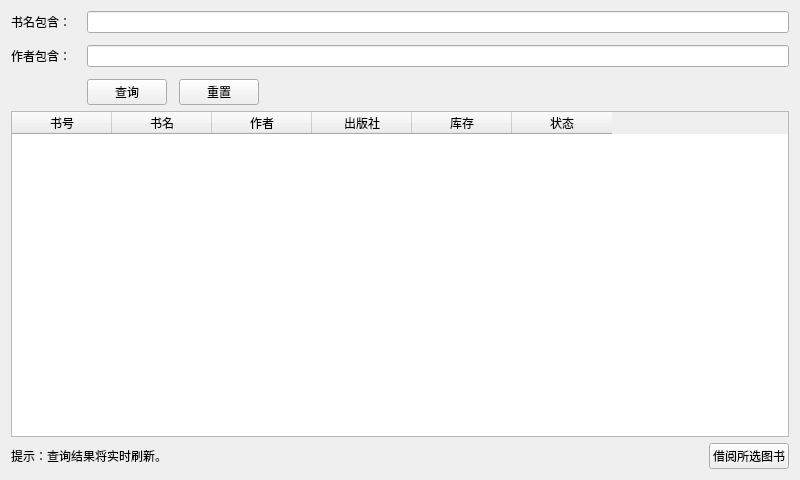
<?xml version="1.0" encoding="UTF-8"?>
<ui version="4.0">
 <class>BookQueryWindow</class>
 <widget class="QWidget" name="BookQueryWindow">
  <property name="geometry">
   <rect>
    <x>0</x>
    <y>0</y>
    <width>800</width>
    <height>480</height>
   </rect>
  </property>
  <property name="windowTitle">
   <string>图书查询</string>
  </property>
  <layout class="QVBoxLayout" name="verticalLayout">
   <item>
    <layout class="QFormLayout" name="formLayoutFilters">
     <property name="horizontalSpacing">
      <number>16</number>
     </property>
     <property name="verticalSpacing">
      <number>12</number>
     </property>
     <item row="0" column="0">
      <widget class="QLabel" name="labelBookName">
       <property name="text">
        <string>书名包含：</string>
       </property>
      </widget>
     </item>
     <item row="0" column="1">
      <widget class="QLineEdit" name="lineEditBookName">
       <property name="minimumWidth">
        <number>200</number>
       </property>
      </widget>
     </item>
     <item row="1" column="0">
      <widget class="QLabel" name="labelAuthor">
       <property name="text">
        <string>作者包含：</string>
       </property>
      </widget>
     </item>
     <item row="1" column="1">
      <widget class="QLineEdit" name="lineEditAuthor"/>
     </item>
     <item row="2" column="1">
      <layout class="QHBoxLayout" name="layoutButtons">
       <property name="spacing">
        <number>12</number>
       </property>
       <item>
        <widget class="QPushButton" name="pushButtonSearch">
         <property name="text">
          <string>查询</string>
         </property>
        </widget>
       </item>
       <item>
        <widget class="QPushButton" name="pushButtonReset">
         <property name="text">
          <string>重置</string>
         </property>
        </widget>
       </item>
       <item>
        <spacer name="filterSpacer">
         <property name="orientation">
          <enum>Qt::Horizontal</enum>
         </property>
         <property name="sizeHint" stdset="0">
          <size>
           <width>40</width>
           <height>20</height>
          </size>
         </property>
        </spacer>
       </item>
      </layout>
     </item>
    </layout>
   </item>
   <item>
    <widget class="QTableWidget" name="tableWidgetBooks">
     <column>
      <property name="text">
       <string>书号</string>
      </property>
     </column>
     <column>
      <property name="text">
       <string>书名</string>
      </property>
     </column>
     <column>
      <property name="text">
       <string>作者</string>
      </property>
     </column>
     <column>
      <property name="text">
       <string>出版社</string>
      </property>
     </column>
     <column>
      <property name="text">
       <string>库存</string>
      </property>
     </column>
     <column>
      <property name="text">
       <string>状态</string>
      </property>
     </column>
    </widget>
   </item>
   <item>
    <layout class="QHBoxLayout" name="horizontalLayoutInfo">
     <item>
      <widget class="QLabel" name="infoLabel">
       <property name="text">
        <string>提示：查询结果将实时刷新。</string>
       </property>
      </widget>
     </item>
     <item>
      <spacer name="horizontalSpacer">
       <property name="orientation">
        <enum>Qt::Horizontal</enum>
       </property>
       <property name="sizeHint" stdset="0">
        <size>
         <width>40</width>
         <height>20</height>
        </size>
       </property>
      </spacer>
     </item>
     <item>
      <widget class="QPushButton" name="pushButtonBorrow">
       <property name="text">
        <string>借阅所选图书</string>
       </property>
      </widget>
     </item>
    </layout>
   </item>
  </layout>
 </widget>
 <resources/>
 <connections/>
</ui>
